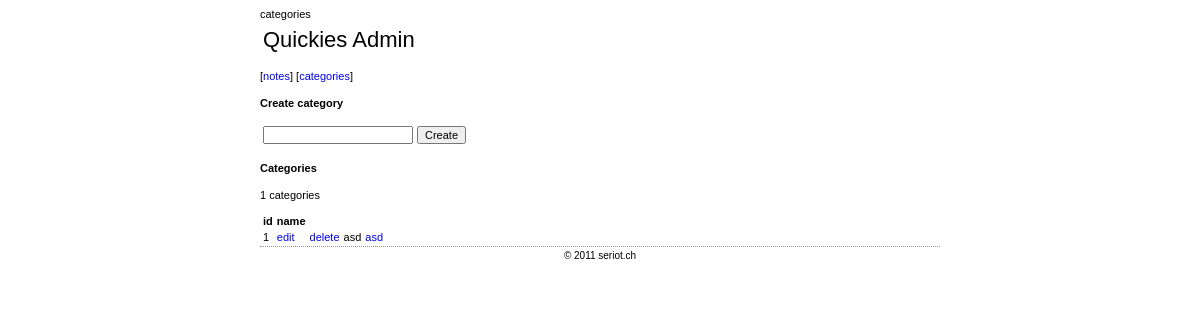
Before: /admin/index.php?categories with the older database file.
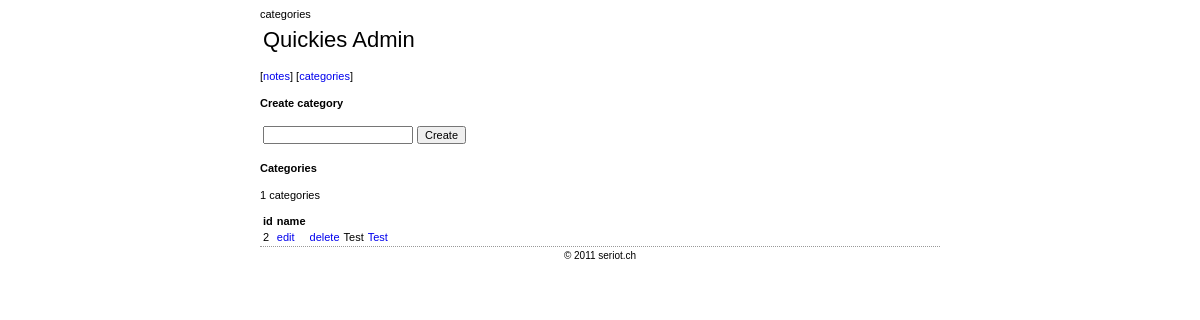
After: the same page with the newer database file.
### tables this page shows
CREATE TABLE q_category (
                            id INTEGER PRIMARY KEY AUTOINCREMENT,
                            name TEXT NOT NULL,
                            UNIQUE (name)
);

### public/logic.php (called while the page is built, shortened)
<?php
require_once 'markdown.php';
require_once 'database.php';
class Category extends DBObject {
    public static $table_name = 'q_category';
    public static function AllObjects($where_clause=null) {
        $query = "SELECT C.id, C.name FROM ".Category::$table_name." AS C";
        $query .= " ORDER BY C.name";
        $con = $GLOBALS["con"];
        $success = null;
        $result = database_query($con, $query, $success) or die("Error in query: ". mysql_error());
        $a = array();
        while (list($cat_id, $cat_name) = database_fetch_row($result)) {
            $c = new Category();
            $c->id = $cat_id;
            $c->name = $cat_name;
            array_push($a, $c);
        }
        return $a;
    }
}
?>

### public/database.php (called while the page is built, shortened)
<?php
function database_query($pdo, $query, $success = null)
{
    return $pdo->query($query);
}
function database_fetch_row($result)
{
    return $result->fetch();
}

### public/admin/index.php (the view, shortened to what the changed rows need)
<?ob_start();
include_once "config.inc";
include_once "../logic.php";
$action = $_REQUEST['action'] ?? null;
$req_note_id = $_REQUEST['id'] ?? null;
$req_cat_id = $_REQUEST['cat'] ?? null;
$req_note_title = $_REQUEST['note_title'] ?? '';
$req_note_text = $_REQUEST['note_text'] ?? '';
$req_confirm_delete = $_REQUEST['confirm_delete'] ?? null;
$req_cancel_delete = $_REQUEST['cancel_delete'] ?? null;
$req_search_string = $_REQUEST['search_string'] ?? '';
$display_mode = 'notes';
if(isset($_GET['categories'])) {
    $display_mode = "categories";
}
?>
<!DOCTYPE html PUBLIC "-//W3C//DTD XHTML 1.0 Strict//EN"
    "http://www.w3.org/TR/xhtml1/DTD/xhtml1-strict.dtd">
<html xmlns="http://www.w3.org/1999/xhtml" xml:lang="en" lang="en">
<head>
	<link href="../style.css" rel="stylesheet" type="text/css" />
</head>
<body>
<?
if($display_mode == 'categories') {
    $categories = Category::allObjects();
    echo "<table>\n";
	echo "<tr>\n";
		echo "<th>id</td>\n";
		echo "<th>name</td>\n";
	echo "</tr>\n";
    foreach($categories as $c) {
    	echo "<tr>\n";
    	    echo "<td>".$c->id."</td>\n";
    		echo "<td><a href='?categories&action=edit&cat=".$c->id."'>edit</a></td>";
    		echo "<td><a href='?categories&action=delete&cat=".$c->id."'>delete</a></td>";
            echo "<td>".$c->name."</td>\n";
            echo "<td><a href='../index.php?cat=".$c->id."'>".$c->name."</a></td>";
    	echo "</tr>\n";
	}
    echo "</table>\n";
} else if ($display_mode == "notes") {
    if ($action == 'delete') {
    	if ($req_confirm_delete) {
            echo "<h4>Delete Notes</h4>\n";
            $n = Note::NoteWithIdNoCategory($req_note_id);
            $status = $n->delete();
            if($status == 0) {
                echo "error, cannot delete note";
                exit;
            }
    		header("Location: $PHP_SELF?notes");
    		exit;
    	}
    	if ($req_cancel_delete) {
    	    header("Location: $PHP_SELF?notes");
    		exit;
    	}
        $n = Note::NoteWithIdNoCategory($req_note_id);
        echo "<form method=\"post\" action=\"$PHP_SELF?notes&action=delete&id=$n->id\">\n";
    		echo "Do you really want to delete note $req_note_id - ".stripslashes($n->title)."?<br>\n";
    		echo "<input type=\"submit\" name=\"cancel_delete\" value=\"Cancel\">\n";
    		echo "<input type=\"submit\" name=\"confirm_delete\" value=\"Delete\">\n";
    	echo "</form>\n";
    }
    echo "<h4>Search Notes</h4>\n";
    ?>
    <div id="searchForm">
    <form action='<?=$PHP_SELF?>' method='post'>
    <table>
        <tr>
            <td><input type='text' name='search_string' value='<?=htmlentities($req_search_string)?>' /></td>
            <td><input type='submit' class='submit' value='Search' /></td>
        </tr>
    </table>
    </form>
    <?
    $categories = Category::allObjects();
    if ($action == 'create') {
        $insert_id = Note::Create($req_cat_id, $req_note_title, $req_note_text);
    	header("Location: $PHP_SELF/../?id=".$insert_id);
    	exit;
    } else if ($action == 'update') {
        $note = Note::NoteWithId($req_note_id);
        $note->update($req_cat_id, $req_note_title, $req_note_text);
    	header("Location: $PHP_SELF/../?id=".$req_note_id);
    	exit;
    } else {
        if ($action == 'edit') {
            echo "<h4>Edit Note</h4>\n";
            $n = Note::NoteWithId($req_note_id);
            $action_link = $PHP_SELF."?action=update&id=".$req_note_id;
        } else {
            echo "<h4>Create Note</h4>\n";
            $n = null;
            $action_link = $PHP_SELF."?action=create";
        }
        echo "<table id=\"noteEdit\">\n";
        echo "<form method=\"post\" action=\"".$action_link."\">\n";
        echo "<tr><th>category</th>";
        echo "<td><select name=\"cat\">\n";
        	$categories = Category::allObjects();
        	foreach ($categories as $c) {
        	    if($c->id == $n->category_id) {
        		    echo "<option selected=\"selected\" name = \"cat\" value=\"$c->id\">".$c->name."</option>\n";
        	    } else {
        		    echo "<option  name = \"cat\" value=\"$c->id\">".$c->name."</option>\n";
        		}
        	}
        echo "</select></td></tr>\n";
        echo "<tr><th>title</th>";
        echo "<td><input type=\"text\" size=\"93\" name=\"note_title\" value=\"".htmlspecialchars($n->title ?? '')."\" /></td>\n";
        echo "<tr><th>text</th><td><textarea rows=20 cols=80 wrap=\"off\" name=\"note_text\">".($n->text ?? '')."</textarea></td>\n";
        echo "<tr><th></th><td><input type=\"submit\" class=\"submit\" name=\"submit\" value=\"Submit\"></td>\n";
        echo "</form>\n";
        echo "</table>\n";
    }
    echo "<h4>Notes</h4>\n";
        $notes = array();
        if($req_search_string != "") {
            $notes = Note::NotesWithSearchString($req_search_string);
        } else {
            $notes = Note::AllNotesIncludingOnesWithoutCategory();
        }
        echo "<table>\n";
        echo "<p>".count($notes)." notes</p>\n";
    	echo "<tr>\n";
    		echo "<th>id</td>\n";
    		echo "<th>edit</td>\n";
    		echo "<th>delete</td>\n";
    		echo "<th>category</td>\n";
    		echo "<th>title</td>\n";
    		echo "</td>\n";
    	echo "</tr>\n";
        foreach($notes as $n) {
        	echo "<tr>\n";
        	    echo "<td>".$n->id."</td>\n";
        		echo "<td><a href='?action=edit&id=".$n->id."'>edit</a></td>";
        		echo "<td><a href='?action=delete&id=".$n->id."'>delete</a></td>";
                echo "<td>".$n->category_name."</td>\n";
                echo "<td><a href='../index.php?id=".$n->id."'>".$n->title."</a></td>";
        	echo "</tr>\n";
    	}
    echo "</table>\n";
}
?>
</body>
</html>

Changed rows visible on the page:
removed q_category: id "1", name "asd"
added q_category: id "2", name "Test"
